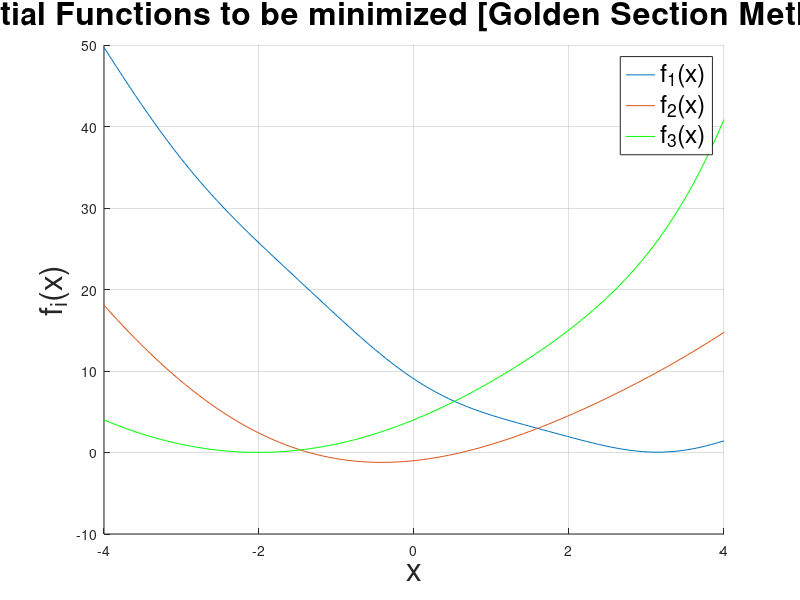

Source code (MATLAB): (Note: this script raises an error after producing the figure.)
% Amarantidou Efthymia 
% AEM: 9762
% Project [1]

clear;
close all;
clc;

%% Initialize functions 
set(groot,'defaultAxesXGrid','on')
set(groot,'defaultAxesYGrid','on')

x = linspace(-4, 4);

f1 = @(x) (x-3).^2 + (sin(x+3)).^2;
f2 = @(x) (x-1).*cos(x./2) + x.^2;
f3 = @(x) (x+2).^2 + exp(x-2).*sin(x+3);

functions = figure('Name', 'Initial Functions', 'NumberTitle', 'off');
hold on
plot(x, f1(x));
plot(x, f2(x));
plot(x, f3(x), 'g');
title('Initial Functions to be minimized [Golden Section Method]', 'FontSize', 23);
legend('f_{1}(x)', 'f_{2}(x)', 'f_{3}(x)',  'FontSize', 18);
xlabel('x', 'FontSize', 23);
ylabel('f_{i}(x)', 'FontSize', 23);
grid on

%% Problem 2 - Golden Section Method

l = [1e-1 5e-2 1e-2];
minimum = zeros(size(l, 2), 3);
k = zeros(size(l, 2), 3);
function_calculations = zeros(size(l, 2), 3);

a = -4;
b = 4;

for i=1:size(l, 2)
    [minimum(i, 1), k(i, 1), ak1, bk1, function_calculations(i, 1)] = golden_section_method(f1, l(i), a, b);
    [minimum(i, 2), k(i, 2), ak2, bk2, function_calculations(i, 2)] = golden_section_method(f2, l(i), a, b);
    [minimum(i, 3), k(i, 3), ak3, bk3, function_calculations(i, 3)] = golden_section_method(f3, l(i), a, b);
    
    f1_intervals = figure('Name', 'f1 Intervals', 'NumberTitle', 'off');
    hold on;
    plot(ak1);
    plot(bk1);
    title(['Limits in each iteration for l = ' num2str(l(i)) ' [f_{1}(x)]'], 'FontSize', 23)
    xlabel('k', 'FontWeight','bold', 'FontSize', 23)
    ylabel('ak/ bk', 'FontWeight','bold', 'FontSize', 23)
    legend('ak', 'bk', 'FontSize', 25);
    hold off;

    f2_intervals = figure('Name', 'f2 Intervals', 'NumberTitle', 'off');
    hold on;
    plot(ak2);
    plot(bk2);
    title(['Limits in each iteration for l = ' num2str(l(i)) ' [f_{2}(x)]'] , 'FontSize', 23)
    xlabel('k', 'FontWeight','bold', 'FontSize', 23)
    ylabel('ak/ bk', 'FontWeight','bold', 'FontSize', 23)
    legend('ak', 'bk', 'FontSize', 25);
    hold off;
    
    f3_intervals = figure('Name', 'f3 Intervals', 'NumberTitle', 'off');
    hold on;
    plot(ak3);
    plot(bk3);
    title(['Limits in each iteration for l = ' num2str(l(i)) ' [f_{3}(x)]'], 'FontSize', 23)
    xlabel('k', 'FontWeight','bold', 'FontSize', 23)
    ylabel('ak/ bk', 'FontWeight','bold', 'FontSize', 23)
    legend('ak', 'bk', 'FontSize', 25);
    hold off;
end

symbol = ['*' 'o' 'x'];

for iteration=1:size(l, 2)
    figure(functions);
    plot(minimum(iteration,1), f1(minimum(iteration,1)), ['m' symbol(iteration)])
    plot(minimum(iteration,2), f2(minimum(iteration,2)), ['c' symbol(iteration)])
    plot(minimum(iteration,3), f3(minimum(iteration,3)), ['k' symbol(iteration)])
    legend('f1(x)', 'f2(x)', 'f3(x)', 'x1*', 'x2*', 'x3*', 'FontSize', 18);
end
